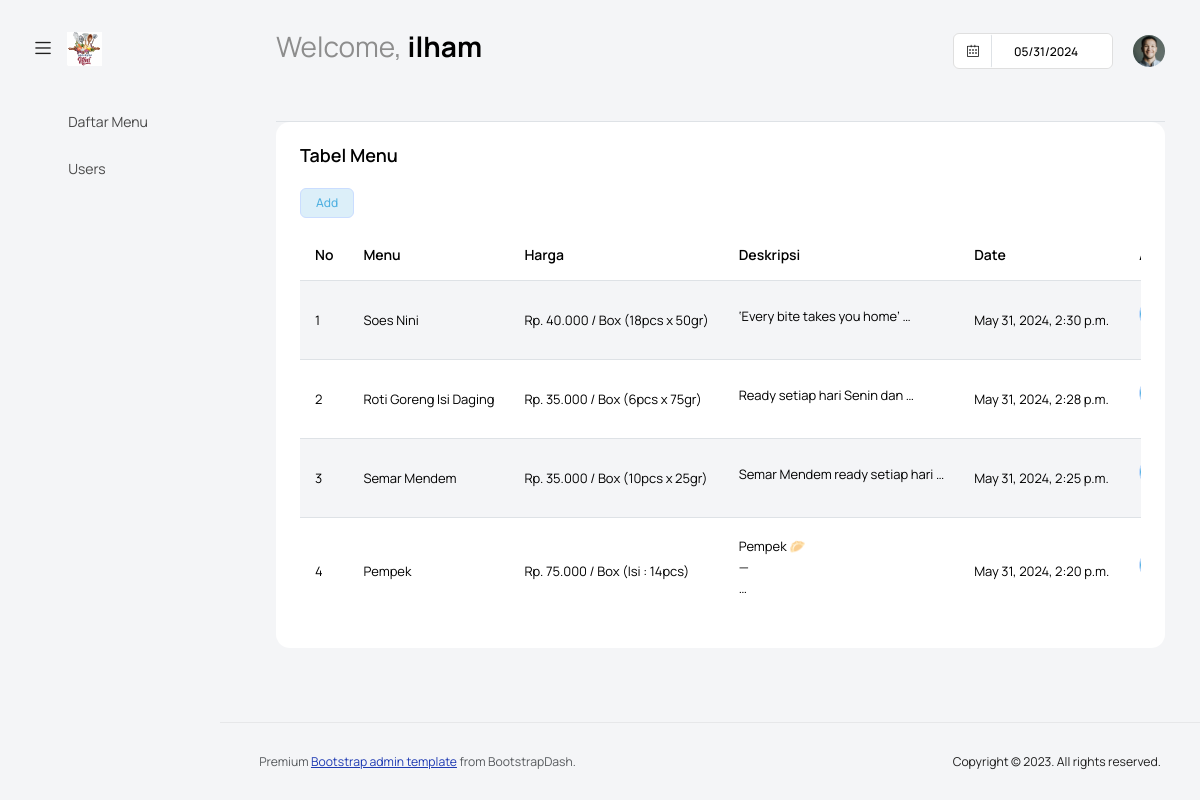
The app's page /dashboard/menu/ (signed in) with its own data.
### makanan/models.py (models this page shows, shortened)
class Menus(models.Model):
    menu = models.CharField(max_length=100, blank=True, null=False)
    harga = models.CharField(max_length=100, blank=False, null=False)
    deskripsi = RichTextUploadingField()
    date = models.DateTimeField(auto_now_add=True)
    thumbnail = models.ImageField(upload_to='menu/thumbnail/', blank=True, null=True)
    class Meta:
        ordering = ['-date']
        verbose_name_plural = "Menus"

### makanan/views.py (the view)
# urls.py: path('menu/', tabelMenu, name='tabel-menu'),
@login_required
def tabelMenu(request):
    menu = Menus.objects.all()
    form = MenuForms()
    return render(request, 'back/menu/tabel-menu.html', {'menu' : menu, 'form': form})

### makanan/forms.py
class MenuForms(forms.ModelForm):
    class Meta:
        model = Menus
        fields = ('menu', 'harga', 'deskripsi', 'thumbnail')
        widgets = {
             'menu' : forms.TextInput(attrs={'class':'form-control'}),
             'harga' : forms.TextInput(attrs={'class':'form-control'}),
             'deskripsi' :forms.Textarea(attrs={'class':'form-control'})
                }

### templates/back/menu/tabel-menu.html (shortened to what this page needs)
{% extends 'back/base.html' %} {% block content %}
<div class="col-lg-12 grid-margin stretch-card">
  <div class="card">
    <div class="card-body">
      <h4 class="card-title">Tabel Menu</h4>
      <a
        type="button"
        class="btn btn-inverse-info btn-fw"
        href="{% url 'tambah_menu' %}"
      >
        Add
      </a>
      <div class="table-responsive">
        <table class="table table-striped">
          <thead>
            <tr>
              <th>No</th>
              <th>Menu</th>
              <th>Harga</th>
              <th>Deskripsi</th>
              <th>Date</th>
              <th>Action</th>
            </tr>
          </thead>
          <tbody>
            {% for a in menu %}
            <tr>
              <td class="py-1">{{forloop.counter}}</td>
              <td>{{a.menu}}</td>
              <td>{{a.harga}}</td>
              <td>{{a.deskripsi|safe|truncatewords:5}}</td>
              <td>{{a.date}}</td>
              <td>
              </td>
            </tr>
            {% endfor %}
          </tbody>
        </table>
      </div>
    </div>
  </div>
</div>
{% endblock content %}

### templates/back/base.html (shortened to what this page needs)
{% load static %}
<!DOCTYPE html>
<html lang="en">
  <head>
    <link
      rel="stylesheet"
      href="{% static 'assets_back/vendors/feather/feather.css' %}"
    />
    <link
      rel="stylesheet"
      href="{% static 'assets_back/vendors/mdi/css/materialdesignicons.min.css' %}"
    />
    <link
      rel="stylesheet"
      href="{% static 'assets_back/vendors/ti-icons/css/themify-icons.css' %}"
    />
    <link
      rel="stylesheet"
      href="{% static 'assets_back/vendors/font-awesome/css/font-awesome.min.css' %}"
    />
    <link
      rel="stylesheet"
      href="{% static 'assets_back/vendors/typicons/typicons.css' %}"
    />
    <link
      rel="stylesheet"
      href="{% static 'assets_back/vendors/simple-line-icons/css/simple-line-icons.css' %}"
    />
    <link
      rel="stylesheet"
      href="{% static 'assets_back/vendors/css/vendor.bundle.base.css' %}"
    />
    <link
      rel="stylesheet"
      href="{% static 'assets_back/vendors/bootstrap-datepicker/bootstrap-datepicker.min.css' %}"
    />
    <link
      rel="stylesheet"
      href="{% static 'assets_back/vendors/datatables.net-bs4/dataTables.bootstrap4.css' %}"
    />
    <link
      rel="stylesheet"
      type="text/css"
      href="{% static 'assets_back/js/select.dataTables.min.css' %}"
    />
    <link rel="stylesheet" href="{% static 'assets_back/css/style.css' %}" />
  </head>
  <body class="with-welcome-text">
    <div class="container-scroller">
      <nav
        class="navbar default-layout col-lg-12 col-12 p-0 fixed-top d-flex align-items-top flex-row"
      >
        <div
          class="text-center navbar-brand-wrapper d-flex align-items-center justify-content-start"
        >
          <div class="me-3">
            <button
              class="navbar-toggler navbar-toggler align-self-center"
              type="button"
              data-bs-toggle="minimize"
            >
              <span class="icon-menu"></span>
            </button>
          </div>
          <div>
            <a class="navbar-brand brand-logo" href="{%  url 'index' %}">
              <img
                src="{% static 'assets_back/images/dapur.svg' %}"
                alt="logo"
              />
            </a>
          </div>
        </div>
        <div class="navbar-menu-wrapper d-flex align-items-top">
          <ul class="navbar-nav">
            <li class="nav-item fw-semibold d-none d-lg-block ms-0">
              <h1 class="welcome-text">
                Welcome,
                <span class="text-black fw-bold">{{user}}</span>
              </h1>
            </li>
          </ul>
          <ul class="navbar-nav ms-auto">
            <li class="nav-item d-none d-lg-block">
              <div
                id="datepicker-popup"
                class="input-group date datepicker navbar-date-picker"
              >
                <span
                  class="input-group-addon input-group-prepend border-right"
                >
                  <span
                    class="icon-calendar input-group-text calendar-icon"
                  ></span>
                </span>
                <input type="text" class="form-control" />
              </div>
            </li>
            <li class="nav-item dropdown d-none d-lg-block user-dropdown">
              <a
                class="nav-link"
                id="UserDropdown"
                href="#"
                data-bs-toggle="dropdown"
                aria-expanded="false"
              >
                <img
                  class="img-xs rounded-circle"
                  src="{% static 'assets_back/images/faces/face8.jpg' %}"
                  alt="Profile image"
                />
              </a>
            </li>
          </ul>
        </div>
      </nav>
      <div class="container-fluid page-body-wrapper">
        {% include 'back/menu-nav.html' %}
        <div class="main-panel">
          <div class="content-wrapper">
            <div class="row">
              <div class="col-sm-12">
                <div class="home-tab">
                  {% block content %} {% endblock content %}
                </div>
              </div>
            </div>
          </div>
          <footer class="footer">
            <div
              class="d-sm-flex justify-content-center justify-content-sm-between"
            >
              <span
                class="text-muted text-center text-sm-left d-block d-sm-inline-block"
                >Premium
                <a href="https://www.bootstrapdash.com/" target="_blank"
                  >Bootstrap admin template</a
                >
                from BootstrapDash.</span
              >
              <span
                class="float-none float-sm-end d-block mt-1 mt-sm-0 text-center"
                >Copyright © 2023. All rights reserved.</span
              >
            </div>
          </footer>
        </div>
      </div>
    </div>
  </body>
</html>

### records on screen
Menus: menu "Soes Nini", harga "Rp. 40.000 / Box (18pcs x 50gr)", deskripsi "‘Every bite takes you home’ …", date "May 31, 2024, 2:30 p.m."
Menus: menu "Roti Goreng Isi Daging", harga "Rp. 35.000 / Box (6pcs x 75gr)", deskripsi "Ready setiap hari Senin dan …", date "May 31, 2024, 2:28 p.m."
Menus: menu "Semar Mendem", harga "Rp. 35.000 / Box (10pcs x 25gr)", deskripsi "Semar Mendem ready setiap hari …", date "May 31, 2024, 2:25 p.m."
Menus: menu "Pempek", harga "Rp. 75.000 / Box (Isi : 14pcs)", deskripsi "Pempek 🥟 — …", date "May 31, 2024, 2:20 p.m."

### other values on screen
{{ user }} "ilham"
